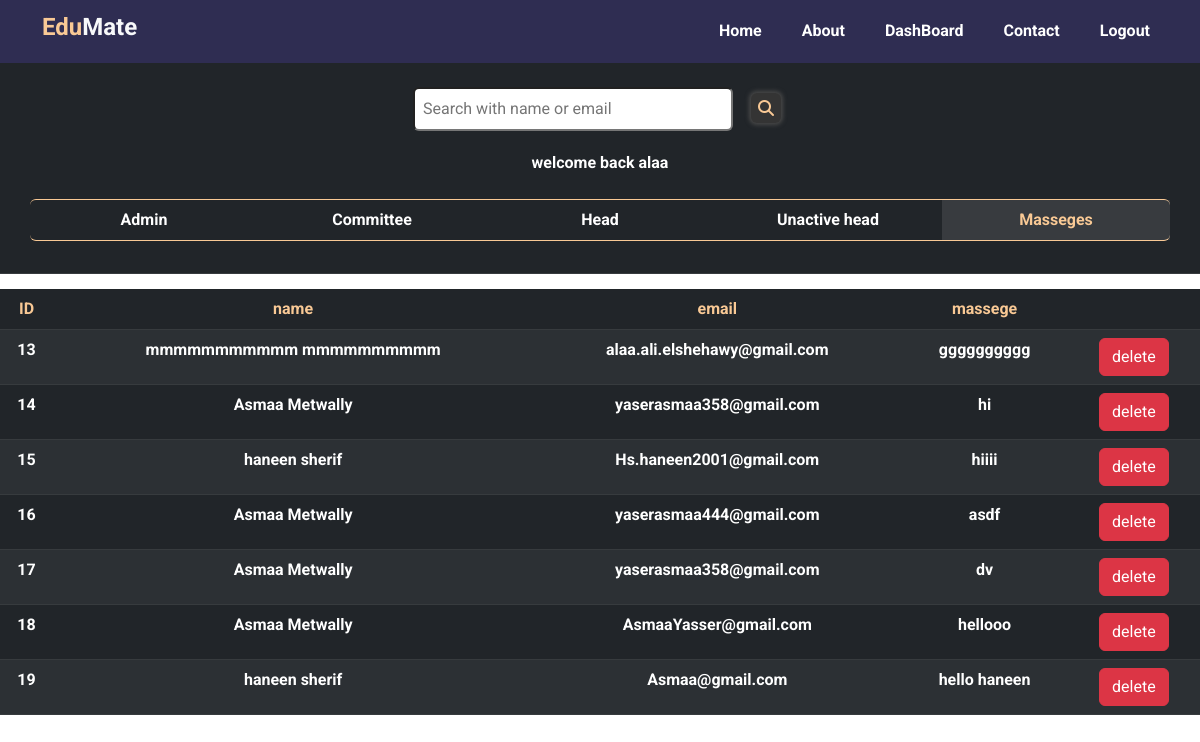
Screenshot of /admin/massage.php (signed in) with the database file from the repository.
### tables this page shows
CREATE TABLE `massages` (
  `id` int(11) NOT NULL,
  `first_name` varchar(255) NOT NULL,
  `last_name` varchar(255) NOT NULL,
  `email` varchar(255) NOT NULL,
  `massage` varchar(500) NOT NULL
);

### admin/massage.php (the view, shortened to what this page needs)
<?php
if (isset($_SESSION['admin_id'])) {
    require '../connect.php';
    ?>
<!DOCTYPE html>
<html lang="en">
<head>
    <link rel="stylesheet" href="../css/normalize.css">
    <link rel="stylesheet" href="../css/bootstrap.min.css">
    <link rel="stylesheet" href="../css/all.min.css">
    <link rel="stylesheet" href="../css/Style.css">
    <link rel="stylesheet" href="https://cdn.jsdelivr.net/npm/swiper@9/swiper-bundle.min.css" />
</head>
<body>
<?php
require 'header.php';
?>
     <section class="Dashboard fw-bold text-center">
        <div class="users_info pt-4 bg-dark">
            <div class="search">
                <form action=" " method="get">
                    <input class="input_search me-2" type="search" placeholder="Search with name or email" name="search" aria-label="Search">
                    <button type="submit" class="search_icon"  style="background-color:transparent;border:0"><i class="fa-solid fa-magnifying-glass"></i></button>
                </form>
                <?php
                    $usek = $con->prepare('select name from admin where admin_id = ? ');
                    $usek->execute(array($_SESSION['admin_id']));
                    $counk = $usek->fetch();
                ?>
                <div style=' color:white'>welcome back <?= $counk[0]?></div>
            </div>
            <table class="table table-dark table-striped">
                <thead>
                    <tr>
                        <th>
                            <div class="container">
                                <div class="row methods mt-3 mb-4 rounded">
                                    <a class="col nav-link p-2" href="./DashBoard.php" >Admin</a>
                                    <a class="col nav-link p-2" href="./committee.php" >Committee</a>
                                    <a class="col nav-link p-2" href="./head.php" >Head</a>
                                    <a class="col nav-link p-2" href="./unactive.php" >Unactive head</a>
                                    <a class="col nav-link p-2 active" href="./massage.php" >Masseges</a>
                                </div>
                            </div>
                        </th>
                    </tr>
                </thead>
            </table>
        </div>
        <table class="table table-dark table-striped mt-1">
            <thead>
                <tr class="Header_elements">
                    <th scope="col">ID</th>
                    <th scope="col">name</th>
                    <th scope="col">email</th>
                    <th scope="col">massege</th>
                    <th scope="col"></th>
                </tr>
            </thead>
            <tbody>
                <?php
                $select = $con->prepare(' select * from massages ');
                $select->execute();
                $committes = $select->fetchAll();
                foreach($committes as $committe){
            ?>
                <tr>
                <th scope="row"><?=$committe['id']?></th>
                <td><?=$committe['first_name']?>  <?=$committe['last_name']?></td>
                <td><?=$committe['email']?></td>
                <td><?=$committe['massage']?></td>
                    <td><button class="btn btn-danger"  onclick="deletecommitte(<?=$committe['id']?>)">delete</button>
                    </td>
                </tr>
                <?php } ?>
            </tbody>
        </table>
    </section>
</body>
</html>
<?php
} else {
    header('Location: ../404.php');
    exit();
}
?>

### css/Style.css (style rules this page uses)
:root { --dark-color: #2F2D52; --green-color: #B2F4DB; --yellow-color: #F9C995; --section-color: #eff7fa; --heading-color: #2D2F50; }
* { box-sizing: border-box; }
body { font-family: 'Roboto', sans-serif; min-height: 100vh; }
.Dashboard .search .input_search { width: 20rem; margin-bottom: 20px; padding: 0.5rem; outline: none; border-radius: 6px; }
.Dashboard .search .search_icon i { background-color: #343434; width: 30px; height: 30px; display: flex; justify-content: center; align-items: center; color: var(--yellow-color); border-radius: 6px; box-shadow: 0 0 4px 2px #494949; }
.Dashboard .methods { border: 1px solid var(--yellow-color); border-left: none; border-right: none; border-color: var(--yellow-color); }
.Dashboard .methods .nav-link { color: white; border: none; background-color: transparent; transition: 0.3s; }
.Dashboard .methods .nav-link.active { color: var(--yellow-color); background-color: rgba(255, 255, 255, 0.1); }
.Dashboard .Header_elements th { color: var(--yellow-color); }

### rows the page displays
massages: id "13", first_name "mmmmmmmmmmm", last_name "mmmmmmmmmm", email "alaa.ali.elshehawy@gmail.com", massage "gggggggggg"
massages: id "14", first_name "Asmaa", last_name "Metwally", email "yaserasmaa358@gmail.com", massage "hi"
massages: id "15", first_name "haneen", last_name "sherif", email "Hs.haneen2001@gmail.com", massage "hiiii"
massages: id "16", first_name "Asmaa", last_name "Metwally", email "yaserasmaa444@gmail.com", massage "asdf"
massages: id "17", first_name "Asmaa", last_name "Metwally", email "yaserasmaa358@gmail.com", massage "dv"
massages: id "18", first_name "Asmaa", last_name "Metwally", email "AsmaaYasser@gmail.com", massage "hellooo"
massages: id "19", first_name "haneen", last_name "sherif", email "Asmaa@gmail.com", massage "hello haneen"

### other values shown
$counk[0] "alaa"
